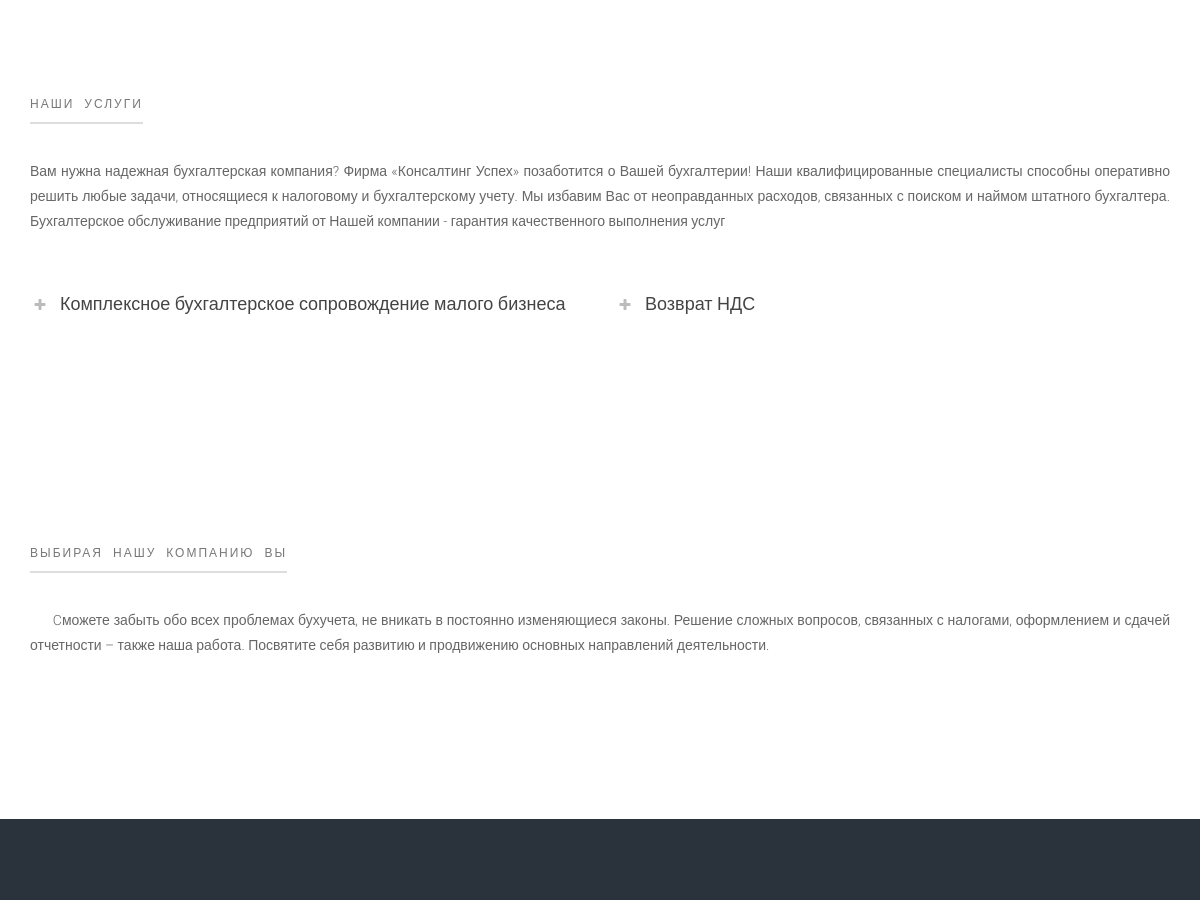
/ (middle part), run on an earlier commit of the app's database.
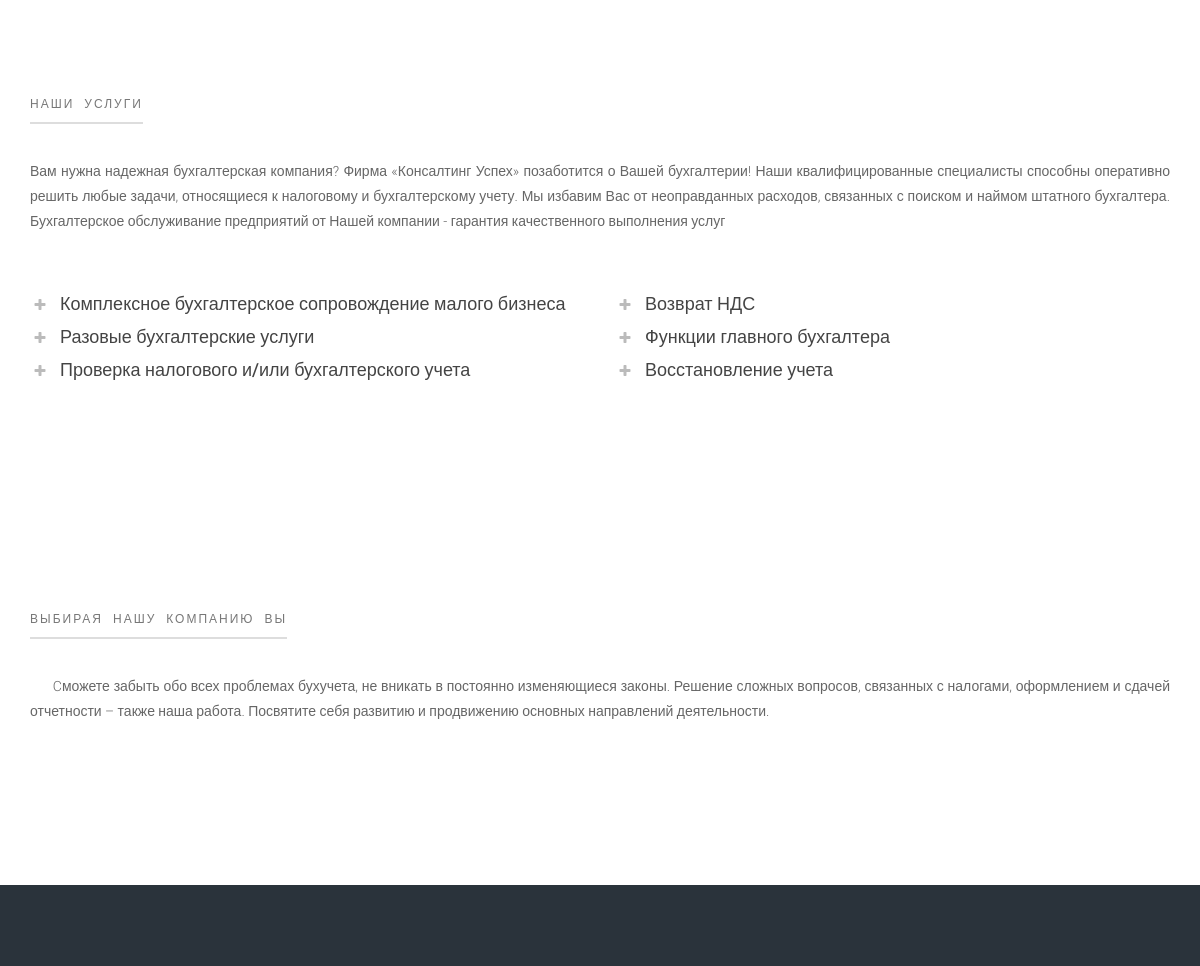
And on a later commit of the database.
### main_page/models.py (models this page shows, shortened)
class ServicesMain(models.Model):
    author = models.ForeignKey('auth.User')
    service_title = models.CharField(max_length=200)
    service_href = models.CharField(max_length=200, default='')
    service_is_deploy = models.BooleanField(default=False)
    service_display_serial_item = models.IntegerField(default=0)
    service_text = models.TextField()
    created_date = models.DateTimeField(default=timezone.now)
    published_date = models.DateTimeField(blank=True, null=True)

### main_page/views.py (the view)
# urls.py: url(r'^$', views.post_list, name='post_list'),
def post_list(request):
    categ_service = ServicesMain.objects.filter(service_is_deploy=True).order_by('service_display_serial_item')
    service_items = ServiceItems.objects.order_by('service_main')
    return render(request, 'main_page/index.html', {"category_service": categ_service, "items": service_items})

### main_page/templates/main_page/index.html (shortened to what this page needs)
﻿{% load staticfiles %}
<!DOCTYPE html>
<html lang="ru">
<head>
    <link type="text/css" href="{% static 'css/bootstrap.css'%}" rel="stylesheet">
    <link type="text/css" href="{% static 'icons/font-awesome/css/font-awesome.css'%}" rel="stylesheet">
    <link type="text/css" href="{% static 'icons/rondo/style.css'%}" rel="stylesheet">
    <link href="{% static 'css/jquery.fancybox.css'%}" rel="stylesheet" type="text/css" />
    <link type="text/css" href="{% static 'css/style.css'%}" rel="stylesheet">
    <link rel="stylesheet" href="{% static 'css/prettyPhoto.css' %}" type="text/css" media="screen" title="prettyPhoto main stylesheet" charset="utf-8" />
</head>
<body>
  <span itemscope itemtype="http://schema.org/LocalBusiness">
    <div class="section type-2">
        <div class="container">
            <div class="section-headlines">
                <h4>
                    Наши услуги</h4>
                <div>
                    <p style="text-align: justify;"> Вам нужна надежная бухгалтерская компания? Фирма «Консалтинг Успех» позаботится о Вашей бухгалтерии!
                    Наши квалифицированные специалисты способны оперативно решить любые задачи, относящиеся к налоговому и бухгалтерскому учету.
                    Мы избавим Вас от неоправданных расходов, связанных с поиском и наймом штатного бухгалтера. Бухгалтерское обслуживание
                    предприятий от Нашей компании - гарантия качественного выполнения услуг</p>
                </div>
            </div>
            <div class="row">
{%  for service in category_service %}
                <div class="col-lg-6 features">
                    <div class="panel-group" id="accordion">
                        <div class="panel">
                            <div class="panel-heading">
                                <h3 class="panel-title">
                                    <a class="accordion-toggle collapsed" data-toggle="collapse" data-parent="#accordion" href="#{{ service.service_href }}">
                                        {{ service.service_title }}<i class="icon-plus"></i></a>
                                </h3>
                            </div>
                        </div>
                    </div>
                </div>
{% endfor %}
            </div>
            <br>
        </div>
    </div>
        <div class="section type-2">
        <div class="container">
             <div class="section-headlines">
                <h4>
                    Выбирая Нашу компанию Вы</h4>
                <div>
                    <p style="text-indent: 2%; text-align: justify;"> Cможете забыть обо всех проблемах бухучета,
                        не вникать в постоянно изменяющиеся законы. Решение сложных вопросов, связанных с налогами, оформлением и сдачей
                        отчетности – также наша работа. Посвятите себя развитию и продвижению основных направлений деятельности.</p>
                </div>
            </div>
        </div>
    </div>
    <div class="section type-1" style="padding-bottom: 0">
    </div>
    </span>
</body>
</html>

What changed in the data, as far as the page shows it:
added ServicesMain: service_title "Разовые бухгалтерские услуги"
added ServicesMain: service_title "Функции главного бухгалтера"
added ServicesMain: service_title "Проверка налогового и/или бухгалтерского учета"
added ServicesMain: service_title "Восстановление учета"
